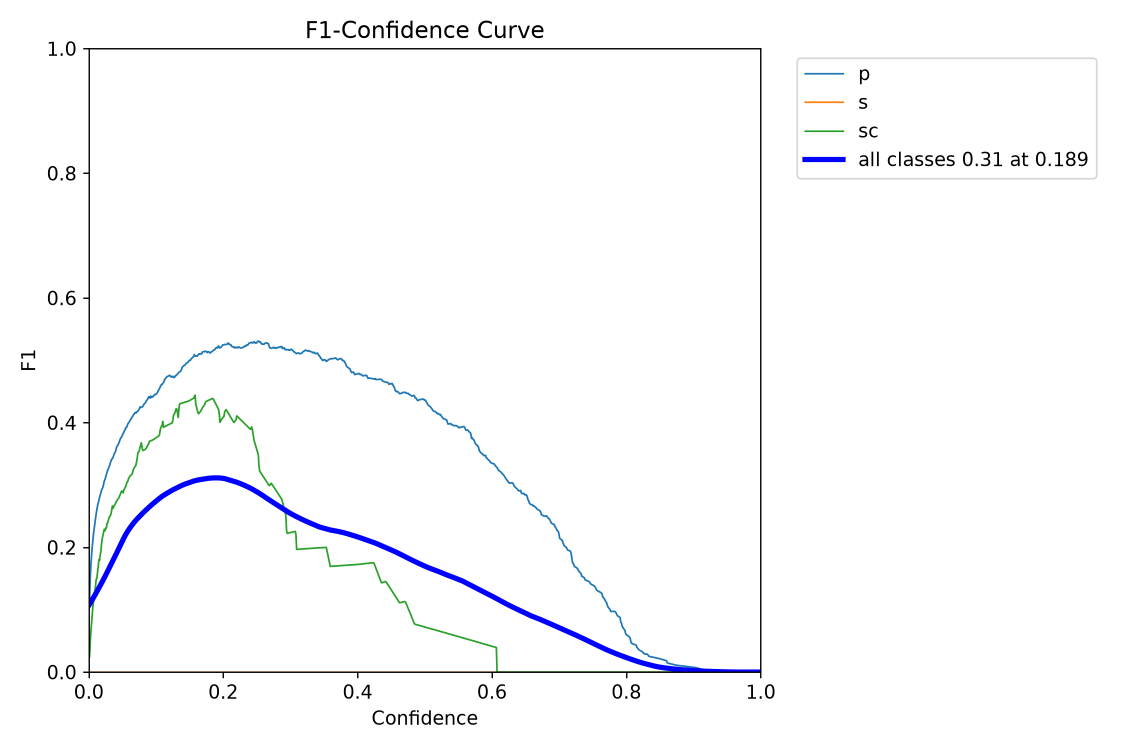
#> input picture results/baseline/yolov8n_real_only_v1/BoxF1_curve.png, 2250 x 1500 px (shown at 1/2 size); its folder holds only this picture in this run
$ python make_manual_y_guide.py ../../results/baseline/yolov8n_real_only_v1
#> lines starting #> are read from the running program, lines starting #| are printed output that depends on the picture
### linewidth/team_protocol.py
"""Standalone protocol shared by every line-width measurement program.

Give this one file to each teammate and import it from their own algorithm.
It standardizes only the experiment interface: measurement types, native Y rows,
central target IDs, and prediction CSV output.  It does not contain U-Net or
any other edge-detection algorithm.
"""

from __future__ import annotations

import csv
import re
from pathlib import Path


UM_PER_NATIVE_PX = 0.1592
Y_FRACTIONS = (0.25, 0.45, 0.65)
MEASUREMENT_ORDER = ("line", "gap", "sidewall")
MEASUREMENT_DEFINITIONS = {
    "sidewall": (
        "one orange/red vertical boundary itself: horizontal distance from "
        "that boundary's left edge to its right edge"
    ),
    "line": (
        "the brighter one of the two alternating intervals between adjacent "
        "sidewalls: horizontal distance between the two facing sidewall edges"
    ),
    "gap": (
        "the other alternating interval between adjacent sidewalls: horizontal "
        "distance between its two facing sidewall edges"
    ),
}
# Measurement types are chosen by name only (the old 1/2/3 number-key menu was
# removed).  The dashboard Metrology module always measures line and gap.
MEASUREMENT_KEY_MAP = {
    "line": "line",
    "gap": "gap",
    "sidewall": "sidewall",
}
DEFAULT_MEASUREMENT_TYPES = ("line", "gap")
TARGET_PREFIX = {"line": "L", "gap": "G", "sidewall": "S"}
TARGETS_PER_ROW = 5
PREDICTION_FIELDS = (
    "method",
    "image_id",
    "measurement_type",
    "y_fraction",
    "target_id",
    "width_px",
    "width_um",
    "center_x_px",
    "left_x_px",
    "right_x_px",
    "runtime_ms",
    "status",
    "message",
)


def normalize_measurement_type(value: str) -> str:
    key = str(value).strip().lower()
    try:
        return MEASUREMENT_KEY_MAP[key]
    except KeyError as error:
        raise ValueError("measurement type must be line, gap or sidewall") from error


def parse_measurement_types(value=None) -> list[str]:
    """Parse 'line gap', 'line,gap' or a list of names; None means line and gap."""
    if value is None:
        return list(DEFAULT_MEASUREMENT_TYPES)
    if isinstance(value, (list, tuple, set)):
        tokens: list[str] = []
        for item in value:
            tokens.extend(parse_measurement_types(item))
    else:
        raw = [token for token in re.split(r"[\s,;+]+", str(value).strip().lower()) if token]
        if not raw:
            raise ValueError("select at least one of line, gap, sidewall")
        tokens = [normalize_measurement_type(token) for token in raw]
    selected = set(tokens)
    return [kind for kind in MEASUREMENT_ORDER if kind in selected]


def measurement_rows(native_height: int) -> list[tuple[float, int]]:
    if native_height <= 0:
        raise ValueError("native_height must be positive")
    return [
        (fraction, round((native_height - 1) * fraction))
        for fraction in Y_FRACTIONS
    ]


# [77 lines left out: functions select_central_targets, save_prediction_csv, not called in this run]


def _optional_float(value):
    return None if value in (None, "") else float(value)


def _rounded(value):
    return None if value is None else round(float(value), 6)


# [6 lines that do not run on import are left out]


SUMMARY_FIELDS = (
    "image_name", "measurement_type", "target_id", "mean_um", "std_um",
    "valid_points", "status", "native_width", "native_height",
    "duplicate_factor_x", "duplicate_factor_y", "processing_time_s",
    "timing_included",
)


# [16 lines left out: function save_summary_csv, not called in this run]

### linewidth/methods/unet/shared.py
"""
선폭 자동 측정에서 학습·평가·추론이 공통으로 쓰는 유틸리티 모음.

이미지 로드/좌표 변환/경계 검출 (옛 core.py), 보정값 (옛 calibration.py),
측정 결과 오버레이 렌더링 (옛 visualize.py)을 한 파일로 합쳤다.

측정 대상 (analysis/measurement-method.md, 검토결과.md 참조):
  1) 가느다란 붉은 경계선 자체의 가로 두께
  2) 그 경계선 사이에 교대로 나타나는 두 종류의 넓은 밴드 폭 (line / gap)

모든 측정은 "원본 이미지 좌표"에서 수행한다. 여기서 원본 좌표란 화면에 표시되는
확대/축소 배율이 아니라, 아래 detect_pixel_duplication()이 찾아내는, 캡처 PNG가
실제 촬영 해상도를 정수 배로 최근접 이웃(nearest-neighbor) 확대해 저장했는지 여부를
반영한 좌표계다. 화면 표시 배율과 측정 계산을 분리하라는 요구사항에 대응한다.
"""

from __future__ import annotations

from dataclasses import dataclass, field
from typing import Optional

import numpy as np
from PIL import Image, ImageDraw, ImageFont
from scipy.ndimage import gaussian_filter1d
from scipy.signal import find_peaks

import sys as _sys
from pathlib import Path as _Path

_LINEWIDTH_ROOT = _Path(__file__).resolve().parents[2]
if str(_LINEWIDTH_ROOT) not in _sys.path:
    _sys.path.insert(0, str(_LINEWIDTH_ROOT))

from team_protocol import (  # noqa: E402
    Y_FRACTIONS,
    measurement_rows,
    normalize_measurement_type as protocol_measurement_type,
    parse_measurement_types,
)


# ---------------------------------------------------------------------------
# 1. 이미지 로드 및 픽셀 중복(캡처 확대 배율) 자동 검출
# ---------------------------------------------------------------------------


@dataclass
class ScaleInfo:
    factor_x: int
    factor_y: int
    offset_x: int
    offset_y: int
    confidence_x: float
    confidence_y: float

    @property
    def is_duplicated(self) -> bool:
        return self.factor_x > 1 or self.factor_y > 1

    # [9 lines left out: function to_dict, not called in this run]


DUP_THRESHOLD = 0.98  # 자연 영상에서 인접 픽셀이 우연히 완전히 동일할 확률은 이 값보다 훨씬 낮다.

# 세 측정 프로그램과 성능 비교에서 반드시 공유하는 기준이다. 측정은 캡처
# 좌표가 아니라 중복 픽셀을 제거한 native_arr 높이의 25%, 45%, 65%에서
# 수행한다 (상·하 사진의 둥근 패턴 끝을 피하는 위치).
DEFAULT_MEASUREMENT_ROW_FRACTIONS = Y_FRACTIONS
MEASUREMENT_TYPE_BY_NUMBER = {1: "line", 2: "gap", 3: "sidewall"}
MEASUREMENT_TYPE_LABELS = {
    "line": "line (bright pattern)",
    "gap": "gap (space between patterns)",
    "sidewall": "sidewall (orange boundary thickness)",
}


# [5 lines left out: function normalize_measurement_type, not called in this run]


def normalize_measurement_types(value=None) -> list[str]:
    """Parse names such as ``line gap``; None gives the default line and gap."""
    return parse_measurement_types(value)


def default_measurement_rows(height: int) -> list[int]:
    """Common native-y positions: 25%, 45%, and 65% of height."""
    return [y for _fraction, y in measurement_rows(height)]


def _best_offset(length: int, pair_frac_fn) -> tuple[int, float]:
    best_offset, best_frac = 0, -1.0
    for offset in (0, 1):
        frac = pair_frac_fn(offset)
        if frac > best_frac:
            best_offset, best_frac = offset, frac
    return best_offset, best_frac


def detect_pixel_duplication(arr: np.ndarray) -> ScaleInfo:
    """
    캡처 PNG의 인접 픽셀이 (행 또는 열 방향으로) 쌍을 이뤄 완전히 동일한 값을
    갖는 비율을 검사해, 실제 촬영 해상도보다 확대되어 저장되었는지 판단한다.

    지금까지 조명 자료(조명 4~7, 표시/비표시)에서는 가로·세로 모두 2배
    최근접 이웃 확대가 매우 높은 신뢰도(>0.99)로 확인되었다. 이 함수는 그 값을
    하드코딩하지 않고 매 이미지마다 다시 검사하므로, 다른 노트북이나 다른 캡처
    경로에서 배율이 다르거나 확대가 없는 경우에도 안전하게 동작한다.
    """
    h, w = arr.shape[:2]

    def h_pair_frac(offset: int) -> float:
        a = arr[:, offset : w - 1 : 2]
        b = arr[:, offset + 1 : w : 2]
        n = min(a.shape[1], b.shape[1])
        if n == 0:
            return 0.0
        return float(np.mean(np.all(a[:, :n] == b[:, :n], axis=-1)))

    def v_pair_frac(offset: int) -> float:
        a = arr[offset : h - 1 : 2, :]
        b = arr[offset + 1 : h : 2, :]
        n = min(a.shape[0], b.shape[0])
        if n == 0:
            return 0.0
        return float(np.mean(np.all(a[:n] == b[:n], axis=-1)))

    ox, fx = _best_offset(w, h_pair_frac)
    oy, fy = _best_offset(h, v_pair_frac)

    factor_x = 2 if fx >= DUP_THRESHOLD else 1
    factor_y = 2 if fy >= DUP_THRESHOLD else 1

    return ScaleInfo(
        factor_x=factor_x,
        factor_y=factor_y,
        offset_x=ox if factor_x == 2 else 0,
        offset_y=oy if factor_y == 2 else 0,
        confidence_x=fx,
        confidence_y=fy,
    )


@dataclass
class LoadedImage:
    path: str
    capture_arr: np.ndarray  # 캡처된 PNG 원본 배열 (표시/오버레이용)
    native_arr: np.ndarray  # 중복 제거된(추정 원본 해상도) 배열 (측정용)
    scale: ScaleInfo


def load_image(path: str) -> LoadedImage:
    img = Image.open(path).convert("RGB")
    capture_arr = np.asarray(img)
    scale = detect_pixel_duplication(capture_arr)
    native_arr = capture_arr[scale.offset_y :: scale.factor_y, scale.offset_x :: scale.factor_x, :]
    return LoadedImage(path=path, capture_arr=capture_arr, native_arr=native_arr, scale=scale)


def native_x_to_capture(x_native: float, scale: ScaleInfo) -> float:
    return x_native * scale.factor_x + scale.offset_x + (scale.factor_x - 1) / 2.0


def native_y_to_capture(y_native: float, scale: ScaleInfo) -> float:
    return y_native * scale.factor_y + scale.offset_y + (scale.factor_y - 1) / 2.0


def capture_x_to_native(x_capture: float, scale: ScaleInfo) -> float:
    return (x_capture - scale.offset_x) / scale.factor_x


# ---------------------------------------------------------------------------
# 2. 가로 프로파일 추출
# ---------------------------------------------------------------------------


# [11 lines left out: function extract_row_profile, not called in this run]


# ---------------------------------------------------------------------------
# 3. 경계 검출 (서브픽셀)
# ---------------------------------------------------------------------------


@dataclass
class LineDetection:
    center_x: float  # 골의 대략적 중심 (참고용, 정수 격자 기준)
    left_edge_x: float  # 왼쪽 경계 서브픽셀 x 좌표 (native)
    right_edge_x: float  # 오른쪽 경계 서브픽셀 x 좌표 (native)
    prominence: float  # 골 깊이 (신뢰도 참고용)
    thickness_px: float = field(init=False)

    def __post_init__(self) -> None:
        self.thickness_px = self.right_edge_x - self.left_edge_x

    # [72 lines left out: functions to_dict, _parabolic_subpixel, detect_dark_lines, not called in this run]


# ---------------------------------------------------------------------------
# 4. line / gap 밴드 폭 계산
# ---------------------------------------------------------------------------


@dataclass
class BandMeasurement:
    index: int  # 몇 번째 붉은 선 사이의 밴드인지 (0부터)
    left_line_index: int
    right_line_index: int
    left_x: float  # 왼쪽 붉은 선의 오른쪽 경계 (native)
    right_x: float  # 오른쪽 붉은 선의 왼쪽 경계 (native)
    band_group: str  # "A" 또는 "B" — 교대로 나타나는 두 밴드 종류
    measurement_type: str | None = None  # 밝은 쪽=line, 어두운 쪽=gap
    mean_intensity: float | None = None
    width_px: float = field(init=False)

    def __post_init__(self) -> None:
        self.width_px = self.right_x - self.left_x

    # [294 lines left out: functions to_dict, compute_bands, build_width_measurements, build_width_measurements_by_type, summarize_measurement_widths, summarize_line_widths, not called in this run]


# ---------------------------------------------------------------------------
# 6. 보정값 (native px -> um)
# ---------------------------------------------------------------------------

# 모든 방법은 중복 픽셀을 제거한 native 좌표에서 폭을 계산하고,
# 고정값 ``1 native px = 0.1592 µm``를 사용해 µm로 환산한다.
# 픽셀 중복 검출은 좌표 복원에만 사용하며 보정값 적용 여부를 바꾸지 않는다.

OPTIVIEW_UM_PER_NATIVE_PX = 0.1592


@dataclass
class CalibrationResult:
    um_per_native_px: Optional[float]
    status: str  # "fixed"
    note: str

    # [20 lines left out: functions to_dict, resolve_calibration, px_to_um, not called in this run]


# ---------------------------------------------------------------------------
# 7. 측정 결과 오버레이 렌더링
# ---------------------------------------------------------------------------

# 표시는 항상 native(원본 추정 해상도) 좌표를 캡처 좌표로 역변환해서 그린다.

COLOR_GUIDE = (255, 255, 255)
MEASUREMENT_COLORS = {
    "line": (255, 55, 75),       # 빨강/분홍
    "gap": (45, 105, 255),       # 파랑
    "sidewall": (0, 235, 255),   # 하늘색
}
MEASUREMENT_PREFIXES = {"line": "L", "gap": "G", "sidewall": "S"}


# [119 lines left out: functions _load_font, _text_centered, _draw_dashed_horizontal, render_measurement_overlay, not called in this run]

### linewidth/evaluation/make_manual_y_guide.py
"""Create native-pixel Y guides and blank manual-reference CSV templates.

The generated guide is only for locating the common measurement rows.  Make
the actual ImageJ measurement on the untouched ``*_native.png`` image and
enter the left/right edge coordinates in the CSV template.
"""

from __future__ import annotations

import argparse
import csv
import sys
from datetime import datetime
from pathlib import Path

from PIL import Image, ImageDraw, ImageFont

PROJECT_DIR = Path(__file__).resolve().parents[1]
if str(PROJECT_DIR) not in sys.path:
    sys.path.insert(0, str(PROJECT_DIR))

from project_paths import UNET_METHOD_DIR

if str(UNET_METHOD_DIR) not in sys.path:
    sys.path.insert(0, str(UNET_METHOD_DIR))

from shared import load_image
from team_protocol import TARGET_PREFIX, TARGETS_PER_ROW, measurement_rows, parse_measurement_types


IMAGE_SUFFIXES = {".png", ".jpg", ".jpeg", ".tif", ".tiff", ".bmp"}
GUIDE_COLOR = (0, 255, 255)
# Vertical helpers for choosing the central targets; they show image geometry only,
# never any method's detected edges, so the manual reference stays independent.
CENTER_COLOR = (255, 0, 255)
SIDE_MARGIN_COLOR = (255, 255, 255)
SIDE_MARGIN_RATIO = 0.03
TEXT_COLOR = (255, 255, 255)
LABEL_BACKGROUND = (0, 0, 0)


def collect_images(input_path: Path) -> list[Path]:
    if input_path.is_file():
        if input_path.suffix.lower() not in IMAGE_SUFFIXES:
            raise ValueError(f"Unsupported image: {input_path}")
        return [input_path]
    if not input_path.is_dir():
        raise FileNotFoundError(input_path)
    images = sorted(
        path for path in input_path.iterdir()
        if path.is_file() and path.suffix.lower() in IMAGE_SUFFIXES
    )
    if not images:
        raise ValueError(f"No supported images in: {input_path}")
    return images


def draw_dashed_vertical(
    draw: ImageDraw.ImageDraw,
    *,
    x: int,
    height: int,
    dash: int,
    gap: int,
    color: tuple[int, int, int],
) -> None:
    y = 0
    while y < height:
        draw.line((x, y, x, min(y + dash - 1, height - 1)), fill=color, width=1)
        y += dash + gap


def draw_dashed_horizontal(
    draw: ImageDraw.ImageDraw,
    *,
    y: int,
    width: int,
    dash: int,
    gap: int,
    color: tuple[int, int, int],
) -> None:
    x = 0
    while x < width:
        draw.line((x, y, min(x + dash - 1, width - 1), y), fill=color, width=1)
        x += dash + gap


def write_rows_csv(path: Path, image_name: str, rows: list[tuple[float, int]]) -> None:
    with path.open("w", newline="", encoding="utf-8-sig") as handle:
        writer = csv.DictWriter(
            handle,
            fieldnames=("image_name", "y_fraction", "y_percent", "y_px_native"),
        )
        writer.writeheader()
        for fraction, y_px in rows:
            writer.writerow(
                {
                    "image_name": image_name,
                    "y_fraction": f"{fraction:.2f}",
                    "y_percent": int(round(fraction * 100)),
                    "y_px_native": y_px,
                }
            )


def write_template_csv(
    path: Path,
    image_name: str,
    rows: list[tuple[float, int]],
    target_count: int,
    measurement_types: list[str],
) -> None:
    fields = (
        "image_name",
        "measurement_type",
        "y_fraction",
        "y_px_native",
        "target_id",
        "left_edge_x_native",
        "right_edge_x_native",
        "width_px_native",
        "notes",
    )
    with path.open("w", newline="", encoding="utf-8-sig") as handle:
        writer = csv.DictWriter(handle, fieldnames=fields)
        writer.writeheader()
        for kind in measurement_types:
            for fraction, y_px in rows:
                for target_index in range(1, target_count + 1):
                    writer.writerow(
                        {
                            "image_name": image_name,
                            "measurement_type": kind,
                            "y_fraction": f"{fraction:.2f}",
                            "y_px_native": y_px,
                            "target_id": f"{TARGET_PREFIX[kind]}{target_index}",
                            "left_edge_x_native": "",
                            "right_edge_x_native": "",
                            "width_px_native": "",
                            "notes": "",
                        }
                    )


def process_image(
    image_path: Path,
    output_dir: Path,
    target_count: int,
    measurement_types: list[str],
    write_template: bool = True,
) -> None:
    loaded = load_image(str(image_path))
    native = Image.fromarray(loaded.native_arr, mode="RGB")
    rows = measurement_rows(native.height)

    stem = image_path.stem
    native_path = output_dir / f"{stem}_native.png"
    guide_path = output_dir / f"{stem}_y_guide.png"
    rows_path = output_dir / f"{stem}_y_rows.csv"
    template_path = output_dir / f"{stem}_manual_reference_template.csv"

    native.save(native_path)
    guide = native.copy()
    draw = ImageDraw.Draw(guide)
    font = ImageFont.load_default()
    dash = max(6, native.width // 115)
    gap = max(4, dash // 2)

    margin = max(3, int(round(native.width * SIDE_MARGIN_RATIO)))
    for x, color in (
        (native.width // 2, CENTER_COLOR),
        (margin, SIDE_MARGIN_COLOR),
        (native.width - 1 - margin, SIDE_MARGIN_COLOR),
    ):
        draw_dashed_vertical(draw, x=x, height=native.height, dash=dash, gap=gap, color=color)

    for fraction, y_px in rows:
        draw_dashed_horizontal(
            draw,
            y=y_px,
            width=native.width,
            dash=dash,
            gap=gap,
            color=GUIDE_COLOR,
        )
        label = f"Y{int(round(fraction * 100))}% = {y_px}px (native)"
        box = draw.textbbox((0, 0), label, font=font)
        label_width = box[2] - box[0]
        label_height = box[3] - box[1]
        top = max(0, min(native.height - label_height - 4, y_px - label_height - 5))
        draw.rectangle((2, top, label_width + 8, top + label_height + 4), fill=LABEL_BACKGROUND)
        draw.text((5, top + 2), label, fill=TEXT_COLOR, font=font)

    guide.save(guide_path)
    write_rows_csv(rows_path, image_path.name, rows)
    if write_template:
        write_template_csv(template_path, image_path.name, rows, target_count, measurement_types)

    print(f"image={image_path.name}")
    print(
        f"capture={loaded.capture_arr.shape[1]}x{loaded.capture_arr.shape[0]}; "
        f"native={native.width}x{native.height}; "
        f"duplicate_factor={loaded.scale.factor_x}x{loaded.scale.factor_y}"
    )
    print("rows=" + ", ".join(f"{int(f*100)}%:{y}px" for f, y in rows))
    print(f"guide={guide_path}")
    print(f"native={native_path}")
    if write_template:
        print(f"template={template_path}")


def parse_args() -> argparse.Namespace:
    parser = argparse.ArgumentParser(
        description="Create dashed native-Y guides and manual line/gap/sidewall CSV templates."
    )
    parser.add_argument("input", type=Path, help="One image or a folder of images")
    parser.add_argument("--output", type=Path, default=None)
    parser.add_argument("--targets", type=int, default=TARGETS_PER_ROW, help="Manual targets per Y row")
    parser.add_argument(
        "--measurement-types", nargs="+", default=["line", "gap"],
        help="line gap sidewall 중 이름으로 지정 (default: line gap)",
    )
    parser.add_argument(
        "--no-template", action="store_true",
        help="Skip per-image CSV templates (e.g. when filling evaluate.py's ground-truth CSV)",
    )
    return parser.parse_args()


def main() -> None:
    args = parse_args()
    if args.targets <= 0:
        raise ValueError("--targets must be positive")
    output_dir = args.output or (
        Path(__file__).resolve().parents[2]
        / "analysis"
        / "testing"
        / "manual_reference_guides"
        / datetime.now().strftime("%Y%m%d_%H%M%S")
    )
    output_dir.mkdir(parents=True, exist_ok=True)
    measurement_types = parse_measurement_types(args.measurement_types)
    for image_path in collect_images(args.input):
        if image_path.stem.lower().endswith("_i"):
            continue  # annotated reference screenshots are not measurement inputs
        process_image(
            image_path, output_dir, args.targets, measurement_types, not args.no_template
        )
#> in load_image, `native_arr = capture_arr[scale.offset_y :: scale.factor_y, scale.offse..`:
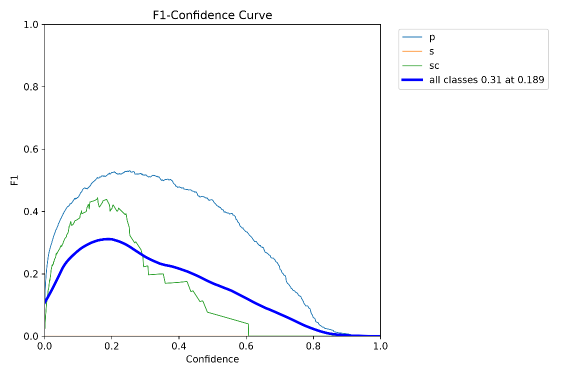
#> native_arr: shape (750, 1125, 3) (shown at 1/2 size); mean R, G, B 250.5, 250.9, 252
#> the loop in process_image, `for fraction, y_px in rows:` made 3 passes
#> top on passes 1 to 3: 171, 321, 471
#> in process_image, `guide.save(guide_path)`:
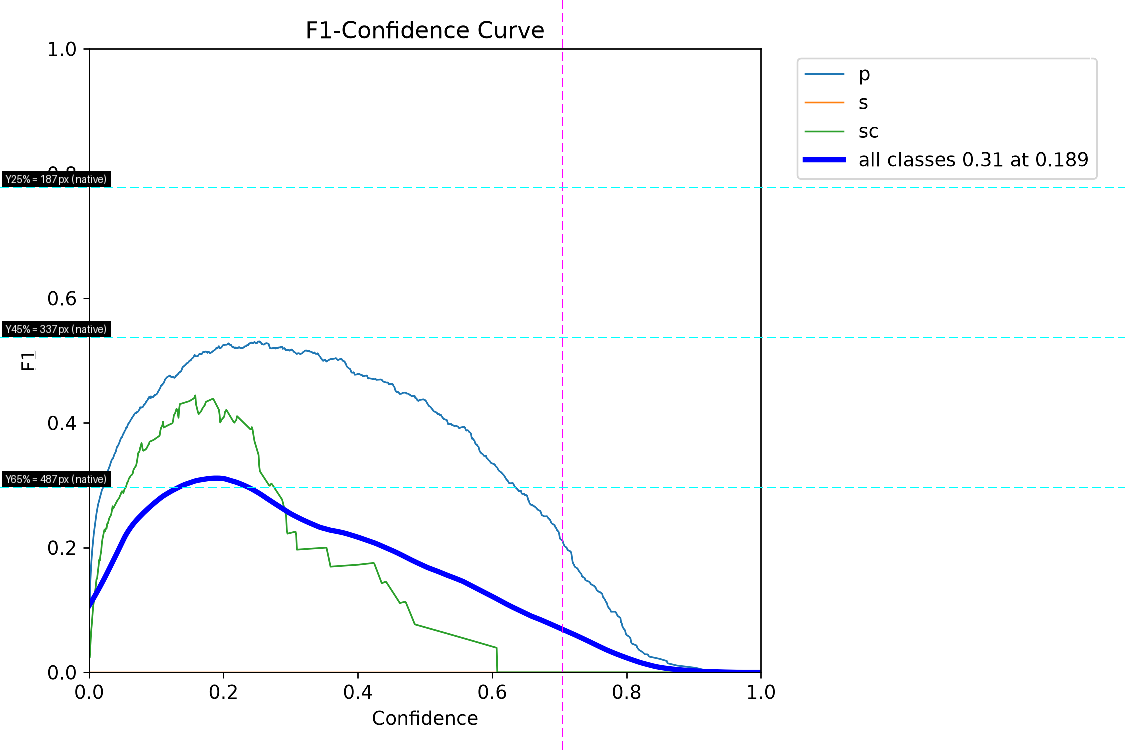
#> saved as BoxF1_curve_y_guide.png: PIL image 1125x750 RGB; mean R, G, B 248.4, 249.4, 250.6
#| capture=2250x1500; native=1125x750; duplicate_factor=2x2
#| rows=25%:187px, 45%:337px, 65%:487px
    print(f"output={output_dir}")


if __name__ == "__main__":
    main()
